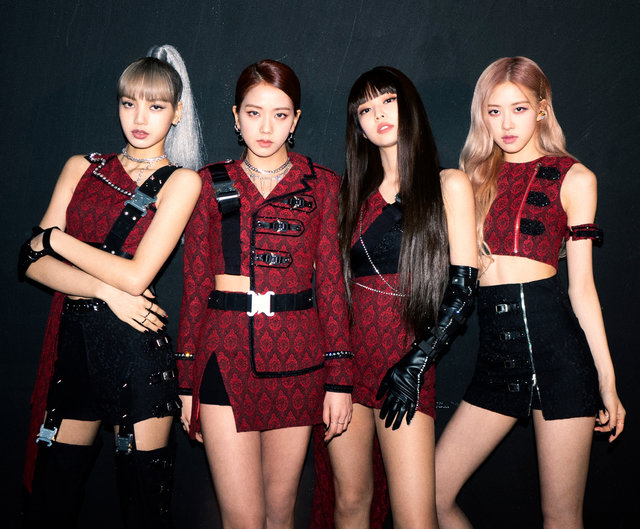
#> input picture HELLO_AI/day01/bp.jpg, 640 x 529 px
$ python mycv07facecut.py
#> lines starting #> are read from the running program, lines starting #| are printed output that depends on the picture; after the words box and inside, x2 and y2 are one past the last pixel; in counts of white or black regions, pixels touching at a corner belong together
import cv2
print(cv2.__version__)

img = cv2.imread('bp.jpg')
#> img is the input picture: shape (529, 640, 3); mean B, G, R 57, 57.4, 78.1

# def cutting_face(img,name):
# 얼굴 인식을 위해 얼굴 검출기를 로드
face_cascade = cv2.CascadeClassifier(cv2.data.haarcascades + 'haarcascade_frontalface_default.xml')

# 이미지에서 얼굴검출
i=0
faces = face_cascade.detectMultiScale(img, 1.3, 5)
#> faces = [[107, 78, 71, 71], [351, 89, 55, 55], [234, 90, 67, 67], [474, 85, 68, 68]]
for (x, y, w, h) in faces:
    ++i
    cv2.rectangle(img, (x, y), (x + w, y + h), (255, 0, 0), 2)
    cropped = img[y: y+h, x: x+w]
    resize = cv2.resize(cropped,(180,180))
    cv2.imshow("crop&resize",resize)
    cv2.waitKey()
    cv2.imwrite(str(i)+".jpg", cropped)
    i += 1
#> this loop made 4 passes
#> pass 1, `cropped = img[y: y+h, x: x+w]`:
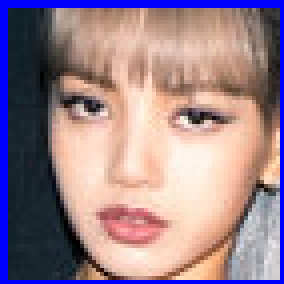
#> cropped: shape (71, 71, 3) (shown 4 times larger); mean B, G, R 140.2, 130.2, 154.8
#> pass 1, `resize = cv2.resize(cropped,(180,180))`:
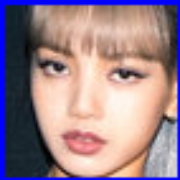
#> resize: shape (180, 180, 3); mean B, G, R 140, 130.1, 154.7
#> pass 2, `cropped = img[y: y+h, x: x+w]`:
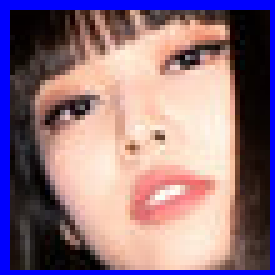
#> cropped: shape (55, 55, 3) (shown 5 times larger); mean B, G, R 130.7, 114.8, 143.4
#> pass 2, `resize = cv2.resize(cropped,(180,180))`:
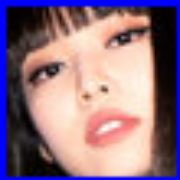
#> resize: shape (180, 180, 3); mean B, G, R 130.6, 114.7, 143.3
#> after the loop:
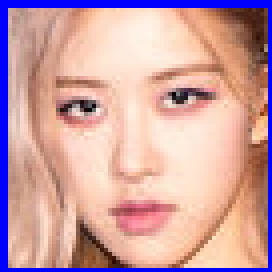
#> cropped: shape (68, 68, 3) (shown 4 times larger); mean B, G, R 164, 160.6, 203.6
#> after the loop:
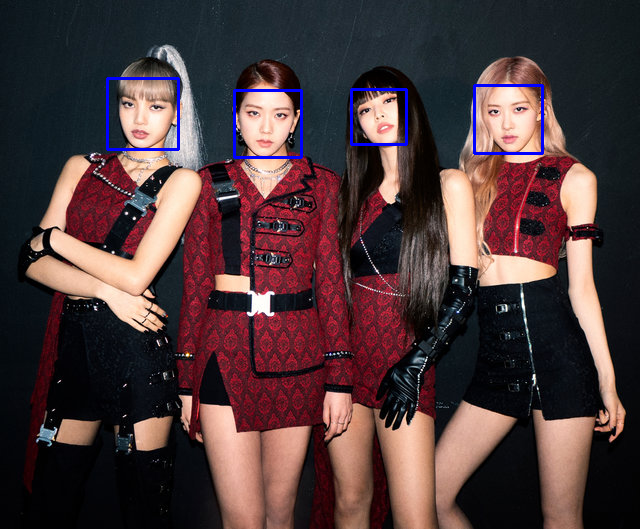
#> img: shape (529, 640, 3); 0.92% of pixels changed, all inside (x1, y1, x2, y2) = (106, 77, 544, 159)
#> after the loop, i = 4
